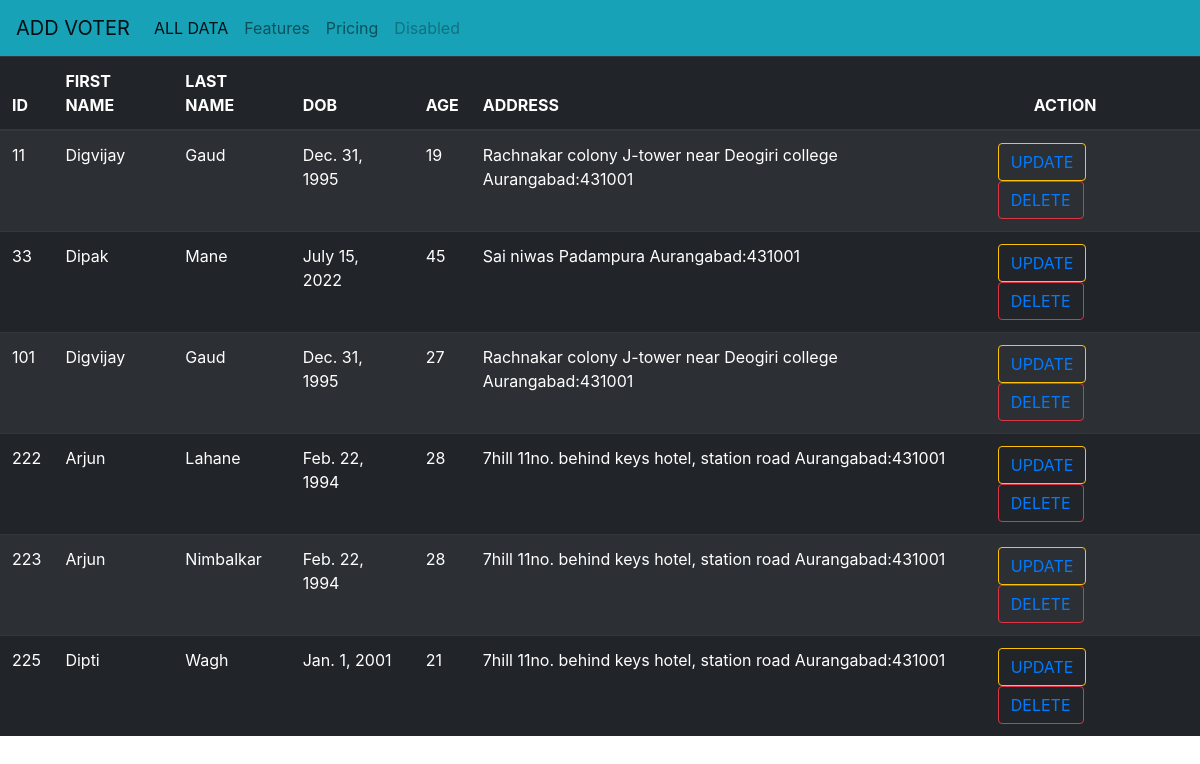
The page /ca/dv/ on the database its author committed.
### crudApp1/models.py (models this page shows)
class voters(models.Model):
    ide = models.IntegerField(primary_key=True)
    fname = models.CharField(max_length=50)
    lname = models.CharField(max_length=50)
    dob = models.DateField()
    age = models.IntegerField()
    add = models.CharField(max_length=200)

### crudApp1/views.py (the view)
# urls.py: path('dv/', views.displayInfo, name='show_url'),
def displayInfo(request):
    obj = voters.objects.all()
    template_name = 'crudApp1/display.html'
    context = {'data': obj}
    return render(request, template_name, context)

### template/crudApp1/display.html (shortened to what this page needs)
{% extends 'base.html' %}
{% load crispy_forms_tags %}
{% block content %}
<table class="table table-dark table-striped">
    <thead>
    <tr>
        <th>ID</th>
        <th>FIRST NAME</th>
        <th>LAST NAME</th>
        <th>DOB</th>
        <th>AGE</th>
        <th>ADDRESS</th>
        <th class="pl-5">ACTION</th>
    </tr>
    </thead>
    <tbody>
    {% for i in data %}
    <tr>
    <td>{{i.ide}}</td>
    <td>{{i.fname}}</td>
    <td>{{i.lname}}</td>
    <td>{{i.dob}}</td>
    <td>{{i.age}}</td>
    <td>{{i.add}}</td>
    <td>
        <button class="btn btn-outline-warning mr-3"><a href="{% url 'upd_url' i.ide %}">UPDATE</a></button>
        <button class="btn btn-outline-danger"><a href="{% url 'del_url' i.ide %}">DELETE</a></button>
    </td>
    </tr>
    {% endfor %}
    </tbody>
</table>
{% endblock %}

### template/base.html (shortened to what this page needs)
<!DOCTYPE html>
<html lang="en">
<head>
    <link rel="stylesheet" href="https://cdn.jsdelivr.net/npm/bootstrap@4.0.0/dist/css/bootstrap.min.css">
</head>
<body>
    <nav class="navbar navbar-expand-lg navbar-light bg-info">
  <a class="navbar-brand" href="{% url 'add_url'%}">ADD VOTER</a>
  <div class="collapse navbar-collapse" id="navbarNav">
    <ul class="navbar-nav">
      <li class="nav-item active">
        <a class="nav-link" href="{% url 'show_url'%}">ALL DATA <span class="sr-only">(current)</span></a>
      </li>
      <li class="nav-item">
        <a class="nav-link" href="#">Features</a>
      </li>
      <li class="nav-item">
        <a class="nav-link" href="#">Pricing</a>
      </li>
      <li class="nav-item">
        <a class="nav-link disabled" href="#">Disabled</a>
      </li>
    </ul>
  </div>
</nav>
{% block content%}
{% endblock %}
</body>
</html>

### rows shown on the page
voters: ide "11", fname "Digvijay", lname "Gaud", dob "Dec. 31, 1995", age "19", add "Rachnakar colony J-tower near Deogiri college Aurangabad:431001"
voters: ide "33", fname "Dipak", lname "Mane", dob "July 15, 2022", age "45", add "Sai niwas Padampura Aurangabad:431001"
voters: ide "101", fname "Digvijay", lname "Gaud", dob "Dec. 31, 1995", age "27", add "Rachnakar colony J-tower near Deogiri college Aurangabad:431001"
voters: ide "222", fname "Arjun", lname "Lahane", dob "Feb. 22, 1994", age "28", add "7hill 11no. behind keys hotel, station road Aurangabad:431001"
voters: ide "223", fname "Arjun", lname "Nimbalkar", dob "Feb. 22, 1994", age "28", add "7hill 11no. behind keys hotel, station road Aurangabad:431001"
voters: ide "225", fname "Dipti", lname "Wagh", dob "Jan. 1, 2001", age "21", add "7hill 11no. behind keys hotel, station road Aurangabad:431001"
